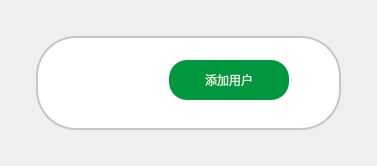
               <widget class="QWidget" name="page_5">
                <property name="styleSheet">
                 <string notr="true">#page_5{background-color: rgb(238, 241, 246);}
#groupBox_3{
	background-color: rgb(255, 255, 255);
	border: none;
	border-radius: 40px;
	border: 2px solid rgb(198, 198, 198);
}
#userpagelabel{
	image: url(:/home/icon/用户_user.png);
}
#userAddBtn{
	border-radius: 18px;
	background-color: rgb(0, 151, 63);
	font: 87 12pt &quot;Source Han Serif SC Heavy&quot;;
	font: 12pt &quot;方正粗黑宋简体&quot;;
	color: rgba(255, 255, 255, 220);
}
#userAddBtn:hover{
	background-color: rgb(0, 126, 52);
	color: rgb(255, 255, 255);
}
#userAddBtn:pressed{
	background-color: rgb(0, 108, 45);
}
QAbstractItemView {
font: bold 10pt &quot;DengXian&quot;;
}</string>
                </property>
                <layout class="QVBoxLayout" name="verticalLayout_10" stretch="0">
                 <property name="leftMargin">
                  <number>36</number>
                 </property>
                 <property name="topMargin">
                  <number>36</number>
                 </property>
                 <property name="rightMargin">
                  <number>36</number>
                 </property>
                 <property name="bottomMargin">
                  <number>36</number>
                 </property>
                 <item>
                  <widget class="QGroupBox" name="groupBox_3">
                   <property name="title">
                    <string/>
                   </property>
                   <layout class="QVBoxLayout" name="verticalLayout_13">
                    <property name="leftMargin">
                     <number>9</number>
                    </property>
                    <item>
                     <layout class="QHBoxLayout" name="horizontalLayout_6">
                      <property name="topMargin">
                       <number>9</number>
                      </property>
                      <property name="bottomMargin">
                       <number>9</number>
                      </property>
                      <item>
                       <spacer name="horizontalSpacer_15">
                        <property name="orientation">
                         <enum>Qt::Horizontal</enum>
                        </property>
                        <property name="sizeType">
                         <enum>QSizePolicy::Fixed</enum>
                        </property>
                        <property name="sizeHint" stdset="0">
                         <size>
                          <width>40</width>
                          <height>20</height>
                         </size>
                        </property>
                       </spacer>
                      </item>
                      <item>
                       <widget class="QLabel" name="userpagelabel">
                        <property name="minimumSize">
                         <size>
                          <width>35</width>
                          <height>0</height>
                         </size>
                        </property>
                        <property name="text">
                         <string/>
                        </property>
                       </widget>
                      </item>
                      <item>
                       <spacer name="horizontalSpacer_6">
                        <property name="orientation">
                         <enum>Qt::Horizontal</enum>
                        </property>
                        <property name="sizeHint" stdset="0">
                         <size>
                          <width>40</width>
                          <height>20</height>
                         </size>
                        </property>
                       </spacer>
                      </item>
                      <item>
                       <widget class="QPushButton" name="userAddBtn">
                        <property name="sizePolicy">
                         <sizepolicy hsizetype="Minimum" vsizetype="Fixed">
                          <horstretch>0</horstretch>
                          <verstretch>0</verstretch>
                         </sizepolicy>
                        </property>
                        <property name="minimumSize">
                         <size>
                          <width>120</width>
                          <height>40</height>
                         </size>
                        </property>
                        <property name="text">
                         <string>添加用户</string>
                        </property>
                        <property name="icon">
                         <iconset resource="../apprcc.qrc">
                          <normaloff>:/home/icon/添加用户_add-user.png</normaloff>:/home/icon/添加用户_add-user.png</iconset>
                        </property>
                        <property name="iconSize">
                         <size>
                          <width>20</width>
                          <height>20</height>
                         </size>
                        </property>
                       </widget>
                      </item>
                      <item>
                       <spacer name="horizontalSpacer_16">
                        <property name="orientation">
                         <enum>Qt::Horizontal</enum>
                        </property>
                        <property name="sizeType">
                         <enum>QSizePolicy::Minimum</enum>
                        </property>
                        <property name="sizeHint" stdset="0">
                         <size>
                          <width>40</width>
                          <height>20</height>
                         </size>
                        </property>
                       </spacer>
                      </item>
                     </layout>
                    </item>
                    <item>
                     <layout class="QVBoxLayout" name="userLayout">
                      <property name="topMargin">
                       <number>9</number>
                      </property>
                     </layout>
                    </item>
                   </layout>
                  </widget>
                 </item>
                </layout>
               </widget>
